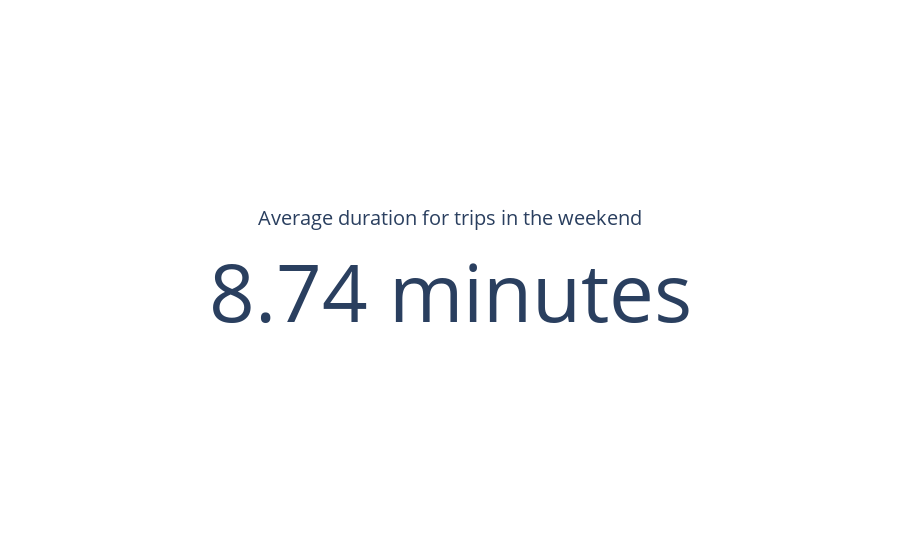

This figure's notebook cell:
### Markdown cell above
### Qual o tempo médio das corridas nos dias de sábado e domingo?

### Code cell
trips_data = trips_data.withColumn("trip_duration",(col("dropoff_datetime").cast("timestamp").cast("long") - col("pickup_datetime").cast("timestamp").cast("long"))/60.)
trips_data.createOrReplaceTempView("trips")

query = """
SELECT AVG(trip_duration) as average_trip_duration
FROM trips 
WHERE DAY(pickup_datetime) IN (1,7)
"""

trip_duration = spark.sql(query)
pd_trip_duration = trip_duration.toPandas()

fig = go.Figure(go.Indicator(
    title = {'text': "Average duration for trips in the weekend"},
    mode = "number",
    value = pd_trip_duration.average_trip_duration[0],
    number = {'suffix': " minutes"},
    domain = {'x': [0, 1], 'y': [0, 1]}))

fig.show()

### Figure 1 — Plotly figure (JSON) as saved in the notebook; plotly's stock layout.template omitted (floating-point values rounded to 4 significant figures)
{"data": [{"domain": {"x": [0, 1], "y": [0, 1]}, "mode": "number", "number": {"suffix": " minutes"}, "title": {"text": "Average duration for trips in the weekend"}, "type": "indicator", "value": 8.742}], "layout": {}}
